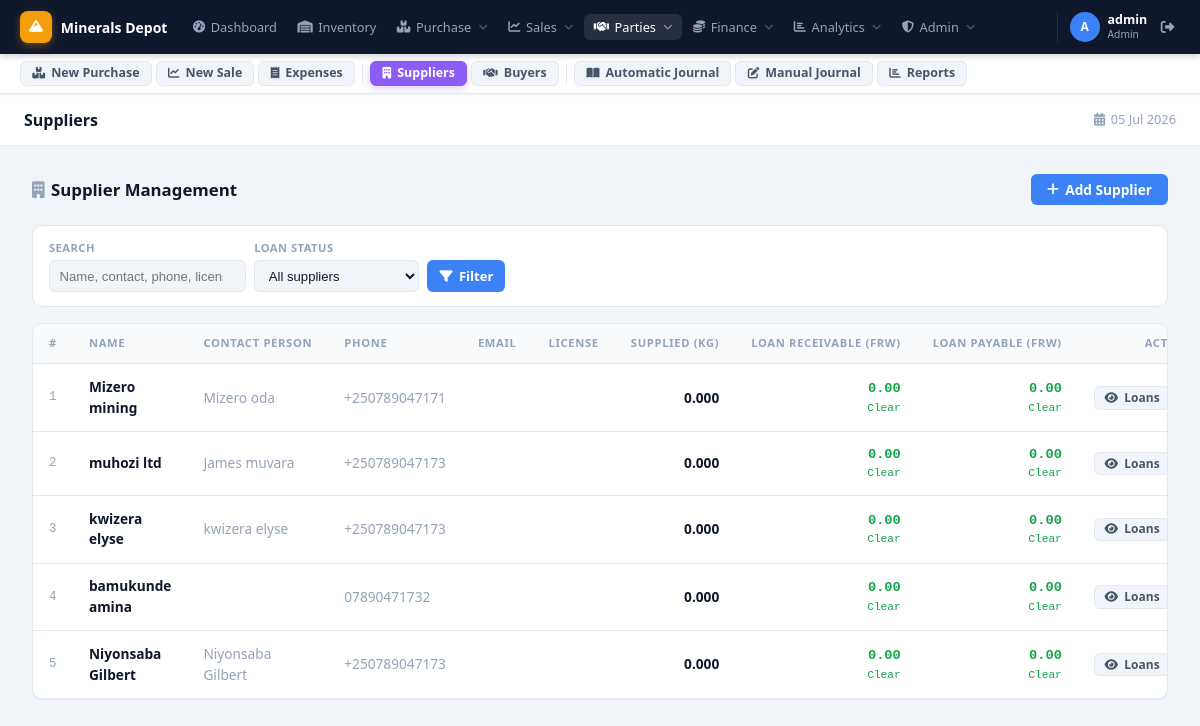
The page /suppliers.php (signed in) on the database as committed earlier.
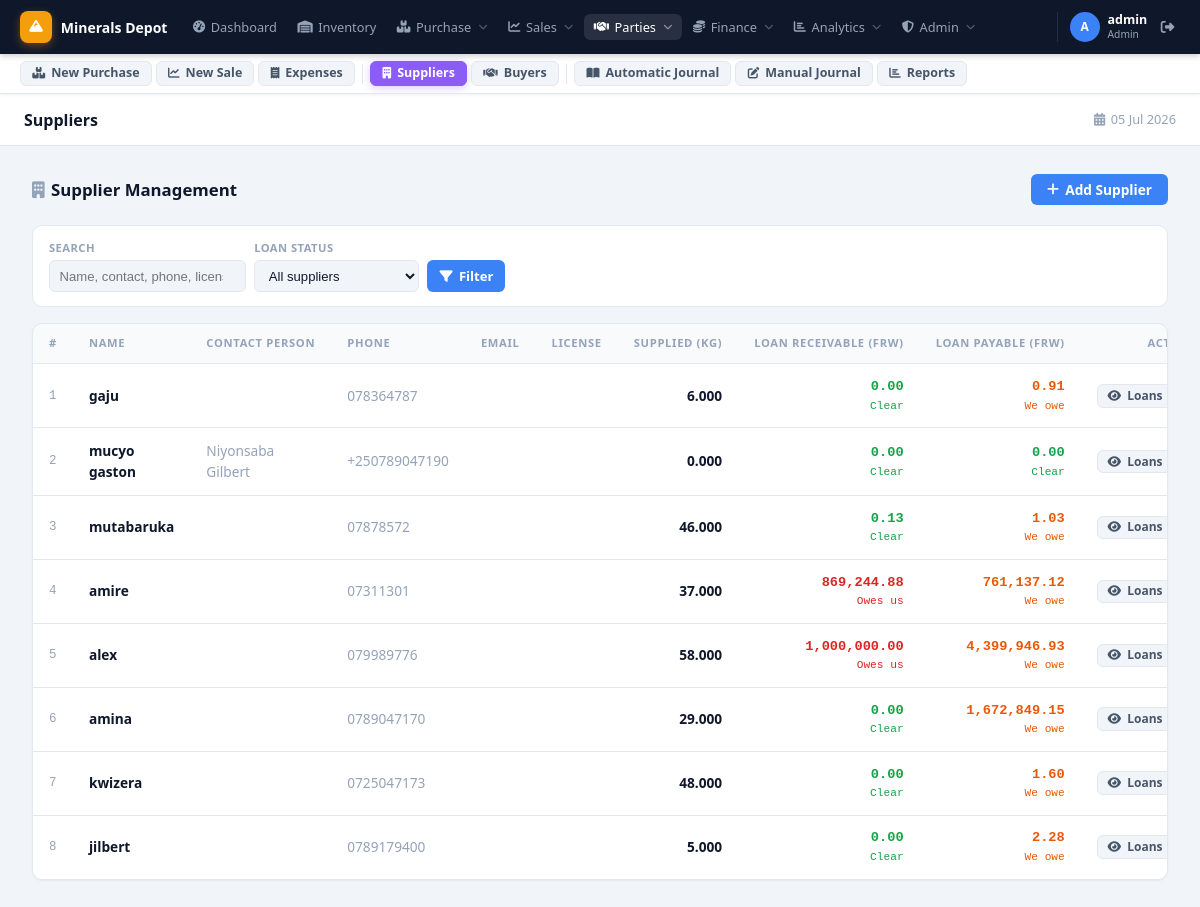
The same page on the database as committed later.
### tables this page shows
CREATE TABLE `suppliers` (
  `id` int(11) NOT NULL,
  `supplier_code` varchar(50) NOT NULL,
  `name` varchar(100) NOT NULL,
  `contact_person` varchar(100) DEFAULT NULL,
  `phone` varchar(20) DEFAULT NULL,
  `email` varchar(100) DEFAULT NULL,
  `license_number` varchar(100) DEFAULT NULL,
  `address` text DEFAULT NULL,
  `created_at` timestamp NOT NULL DEFAULT current_timestamp()
);

### suppliers.php (the view, shortened to what the changed rows need)
<?php
require_once 'config/database.php';
$where = []; $params = [];
$where_sql = $where ? 'WHERE '.implode(' AND ',$where) : '';
$loan_having = '';
$stmt = $pdo->prepare("
    SELECT s.*,
           COALESCE(SUM(b.quantity),0) AS total_supplied,
           COALESCE((SELECT SUM(CASE WHEN type='loan' AND is_deferred=0 THEN amount WHEN type='repayment' THEN -amount ELSE 0 END)
                     FROM supplier_loans WHERE supplier_id=s.id),0) AS loan_balance,
           COALESCE((SELECT SUM(CASE WHEN type='loan' AND is_deferred=1 THEN amount
                                        WHEN type='repayment' AND is_deferred=1 THEN -amount
                                        ELSE 0 END)
                     FROM supplier_loans WHERE supplier_id=s.id),0) AS deferred_balance
    FROM suppliers s
    LEFT JOIN batches b ON b.supplier_id = s.id
    $where_sql
    GROUP BY s.id
    $loan_having
    ORDER BY s.created_at DESC
");
$stmt->execute($params);
$suppliers = $stmt->fetchAll();
include 'includes/header.php';
?>
<div class="page-header">
    <h2><i class="fas fa-building" style="margin-right:.4rem;color:var(--text-muted)"></i>Supplier Management</h2>
</div>
<div class="table-wrap">
    <table>
        <thead>
            <tr>
                <th>#</th>
                <th>Name</th>
                <th>Contact Person</th>
                <th>Phone</th>
                <th>Email</th>
                <th>License</th>
                <th style="text-align:right">Supplied (kg)</th>
                <th style="text-align:right">Loan Receivable (FRW)</th>
                <th style="text-align:right">Loan Payable (FRW)</th>
                <th style="text-align:center">Actions</th>
            </tr>
        </thead>
        <tbody id="sup-tbody">
        <?php
        $i=0;
        foreach($suppliers as $sup):
            $lb    = (float)$sup['loan_balance'];
            $lbPos = $lb > 0;
            $lbClr = $lbPos ? '#dc2626' : '#16a34a';
            $def   = (float)$sup['deferred_balance'];
            $defClr = $def > 0 ? '#ea580c' : '#16a34a';
        ?>
        <tr id="sup-row-<?= $sup['id'] ?>"
            data-name="<?= htmlspecialchars($sup['name'], ENT_QUOTES) ?>"
            data-contact="<?= htmlspecialchars($sup['contact_person'] ?? '', ENT_QUOTES) ?>"
            data-phone="<?= htmlspecialchars($sup['phone'] ?? '', ENT_QUOTES) ?>"
            data-email="<?= htmlspecialchars($sup['email'] ?? '', ENT_QUOTES) ?>"
            data-license="<?= htmlspecialchars($sup['license_number'] ?? '', ENT_QUOTES) ?>"
            data-address="<?= htmlspecialchars($sup['address'] ?? '', ENT_QUOTES) ?>">
            <td class="font-mono text-muted" style="font-size:.78rem"><?= ++$i ?></td>
            <td class="fw-600"><?= htmlspecialchars($sup['name']) ?></td>
            <td class="text-muted"><?= htmlspecialchars($sup['contact_person'] ?? '') ?></td>
            <td class="text-muted"><?= htmlspecialchars($sup['phone'] ?? '') ?></td>
            <td class="text-muted" style="font-size:.82rem"><?= htmlspecialchars($sup['email'] ?? '') ?></td>
            <td class="font-mono text-muted" style="font-size:.78rem"><?= htmlspecialchars($sup['license_number'] ?? '') ?></td>
            <td style="text-align:right" class="fw-600"><?= number_format($sup['total_supplied'], 3) ?></td>
            <td style="text-align:right;font-family:monospace;font-weight:700;color:<?= $lbClr ?>">
                <?= number_format(abs($lb), 2) ?>
                <div style="font-size:.7rem;font-weight:400;color:<?= $lbClr ?>"><?= $lbPos ? 'Owes us' : 'Clear' ?></div>
            </td>
            <td style="text-align:right;font-family:monospace;font-weight:700;color:<?= $defClr ?>">
                <?php if($def > 0): ?>
                <a href="loans-payable.php?supplier_id=<?= $sup['id'] ?>" style="color:<?= $defClr ?>;text-decoration:none">
                    <?= number_format($def, 2) ?>
                    <div style="font-size:.7rem;font-weight:400">We owe</div>
                </a>
                <?php else: ?>
                <span style="color:#16a34a">0.00<div style="font-size:.7rem;font-weight:400">Clear</div></span>
                <?php endif; ?>
            </td>
            <td style="text-align:center;white-space:nowrap">
                <a href="loans.php?supplier_id=<?= $sup['id'] ?>"
                   class="btn btn-secondary" style="padding:.3rem .6rem;font-size:.75rem;margin-right:.3rem">
                    <i class="fas fa-eye"></i> Loans
                </a>
            </td>
        </tr>
        <?php endforeach; ?>
        </tbody>
    </table>
</div>
<?php include 'includes/footer.php'; ?>

Rows that differ between the two databases and show on the page:
removed suppliers: name "Mizero mining", contact_person "Mizero oda", phone "+250789047171", total_supplied "0.000", lb "0.00", shows "Clear"
removed suppliers: name "muhozi ltd", contact_person "James muvara", phone "+250789047173", total_supplied "0.000", lb "0.00", shows "Clear"
removed suppliers: name "kwizera elyse", contact_person "kwizera elyse", phone "+250789047173", total_supplied "0.000", lb "0.00", shows "Clear"
removed suppliers: name "bamukunde amina", phone "07890471732", total_supplied "0.000", lb "0.00", shows "Clear"
added suppliers: name "gaju", phone "078364787", total_supplied "6.000", lb "0.00", shows "Clear", def "0.91"
added suppliers: name "mucyo gaston", contact_person "Niyonsaba Gilbert", phone "+250789047190", total_supplied "0.000", lb "0.00", shows "Clear"
added suppliers: name "mutabaruka", phone "07878572", total_supplied "46.000", lb "0.13", shows "Clear", def "1.03"
added suppliers: name "amire", phone "07311301", total_supplied "37.000", lb "869,244.88", shows "Owes us", def "761,137.12"
added suppliers: name "alex", phone "079989776", total_supplied "58.000", lb "1,000,000.00", shows "Owes us", def "4,399,946.93"
added suppliers: name "amina", phone "0789047170", total_supplied "29.000", lb "0.00", shows "Clear", def "1,672,849.15"
added suppliers: name "kwizera", phone "0725047173", total_supplied "48.000", lb "0.00", shows "Clear", def "1.60"
changed suppliers: name "Niyonsaba Gilbert" → "jilbert"; phone "+250789047173" → "0789179400"; total_supplied "0.000" → "5.000"; def (not shown) → "2.28"; contact_person "Niyonsaba Gilbert" → (not shown); name "0.00 Clear" → "We owe"
